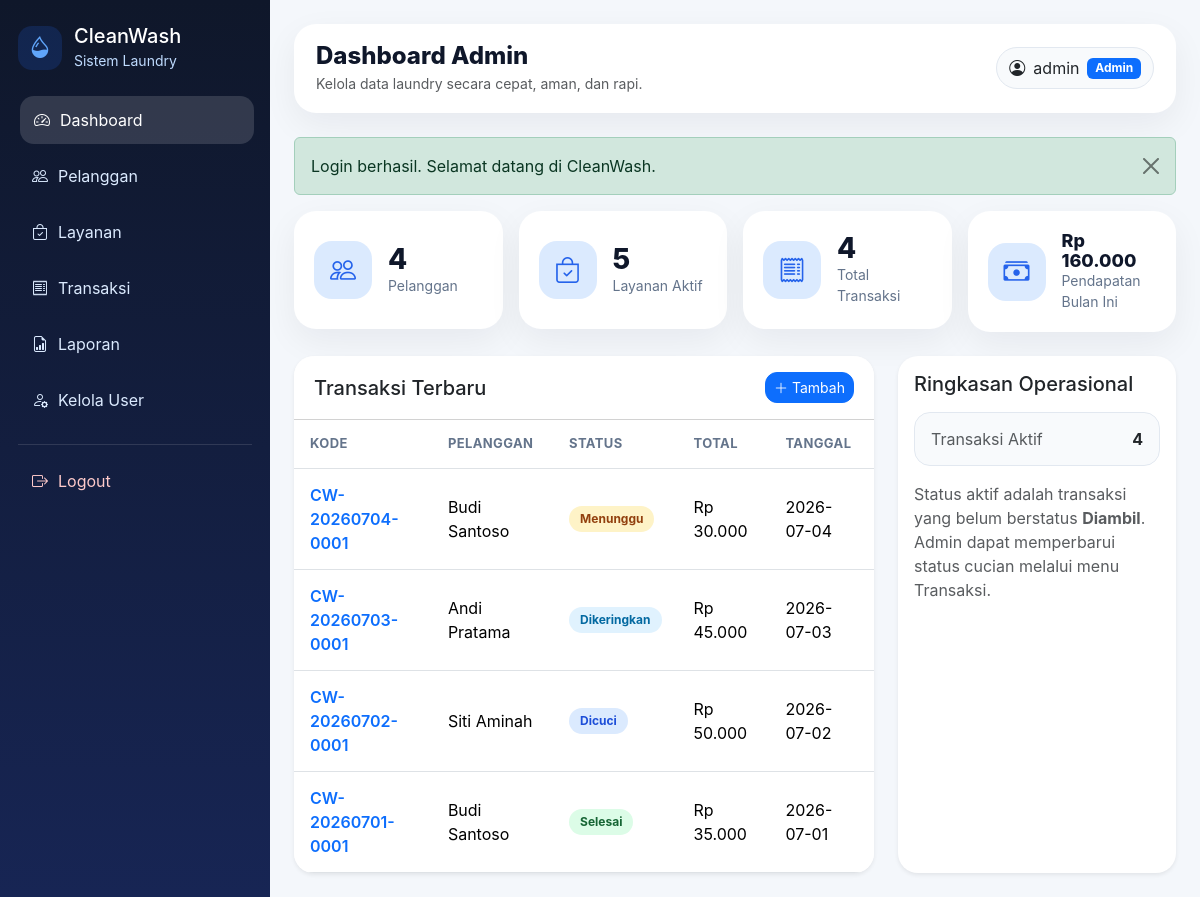
The page /index.php?page=admin/dashboard (signed in) on the database its author committed.
### tables this page shows
CREATE TABLE `transaksi` (
  `id` int(11) NOT NULL,
  `kode_transaksi` varchar(30) NOT NULL,
  `pelanggan_id` int(11) NOT NULL,
  `tanggal_masuk` date NOT NULL,
  `tanggal_selesai_est` date NOT NULL,
  `status` enum('Menunggu','Dicuci','Dikeringkan','Disetrika','Selesai','Diambil') NOT NULL DEFAULT 'Menunggu',
  `total_harga` decimal(12,2) NOT NULL DEFAULT 0.00,
  `created_at` timestamp NOT NULL DEFAULT current_timestamp(),
  `updated_at` timestamp NOT NULL DEFAULT current_timestamp() ON UPDATE current_timestamp()
);

CREATE TABLE `pelanggan` (
  `id` int(11) NOT NULL,
  `user_id` int(11) NOT NULL,
  `nama` varchar(100) NOT NULL,
  `no_hp` varchar(20) NOT NULL,
  `alamat` text NOT NULL,
  `created_at` timestamp NOT NULL DEFAULT current_timestamp(),
  `updated_at` timestamp NOT NULL DEFAULT current_timestamp() ON UPDATE current_timestamp()
);

### controllers/BaseController.php (called while the page is built, shortened)
<?php
abstract class BaseController
{
    protected function view(string $view, array $data = []): void
    {
        extract($data);
        $viewFile = __DIR__ . '/../views/' . $view . '.php';
        require __DIR__ . '/../views/layouts/header.php';
        require $viewFile;
        require __DIR__ . '/../views/layouts/footer.php';
    }
}

### controllers/AdminController.php (called while the page is built, shortened)
<?php
class AdminController extends BaseController
{
    public function dashboard(): void
    {
        $pelangganModel = new Pelanggan($this->db);
        $layananModel = new Layanan($this->db);
        $transaksiModel = new Transaksi($this->db);
        $this->view('admin/dashboard', [
            'title' => 'Dashboard Admin',
            'totalPelanggan' => $pelangganModel->countAll(),
            'totalLayanan' => $layananModel->countAll(),
            'totalTransaksi' => $transaksiModel->countAll(),
            'transaksiAktif' => $transaksiModel->countActive(),
            'pendapatanBulanIni' => $transaksiModel->totalRevenueThisMonth(),
            'latest' => $transaksiModel->getLatest(5),
        ]);
    }
}

### index.php (called while the page is built, shortened)
<?php
require_once __DIR__ . '/config/helpers.php';
require_once __DIR__ . '/models/Transaksi.php';
require_once __DIR__ . '/controllers/BaseController.php';
require_once __DIR__ . '/controllers/AdminController.php';
try {
    $db = (new Database())->getConnection();
    $userModel = new User($db);
    $auth = new Auth($userModel);
    $page = $_GET['page'] ?? 'login';
    match ($page) {
        'login' => (new AuthController($db, $auth))->login(),
        'register' => (new AuthController($db, $auth))->register(),
        'logout' => (new AuthController($db, $auth))->logout(),
        'admin/dashboard' => (new AdminController($db, $auth))->dashboard(),
        'admin/pelanggan' => (new PelangganController($db, $auth))->index(),
        'admin/pelanggan/create' => (new PelangganController($db, $auth))->create(),
        'admin/pelanggan/edit' => (new PelangganController($db, $auth))->edit(),
        'admin/pelanggan/delete' => (new PelangganController($db, $auth))->delete(),
        'admin/layanan' => (new LayananController($db, $auth))->index(),
        'admin/layanan/create' => (new LayananController($db, $auth))->create(),
        'admin/layanan/edit' => (new LayananController($db, $auth))->edit(),
        'admin/layanan/delete' => (new LayananController($db, $auth))->delete(),
        'admin/transaksi' => (new TransaksiController($db, $auth))->index(),
        'admin/transaksi/create' => (new TransaksiController($db, $auth))->create(),
        'admin/transaksi/edit' => (new TransaksiController($db, $auth))->edit(),
        'admin/transaksi/detail' => (new TransaksiController($db, $auth))->detail(),
        'admin/transaksi/status' => (new TransaksiController($db, $auth))->updateStatus(),
        'admin/transaksi/delete' => (new TransaksiController($db, $auth))->delete(),
        'admin/laporan' => (new LaporanController($db, $auth))->index(),
        'admin/users' => (new UserController($db, $auth))->index(),
        'admin/users/role' => (new UserController($db, $auth))->updateRole(),
        'pelanggan/dashboard' => (new CustomerController($db, $auth))->dashboard(),
        'pelanggan/status' => (new CustomerController($db, $auth))->status(),
        'pelanggan/riwayat' => (new CustomerController($db, $auth))->riwayat(),
        'pelanggan/profil' => (new CustomerController($db, $auth))->profil(),
        default => redirect($auth->check() ? ($_SESSION['user']['role'] === 'admin' ? 'admin/dashboard' : 'pelanggan/dashboard') : 'login'),
    };
} catch (Throwable $e) {
    http_response_code(500);
    $message = e($e->getMessage());
    ?>
    <!doctype html>
    <html lang="id">
    <head>
        <meta charset="utf-8">
        <meta name="viewport" content="width=device-width, initial-scale=1">
        <title>Kesalahan Aplikasi - CleanWash</title>
        <link href="https://cdn.jsdelivr.net/npm/bootstrap@5.3.3/dist/css/bootstrap.min.css" rel="stylesheet">
        <link href="assets/css/style.css" rel="stylesheet">
    </head>
    <body class="bg-light">
        <div class="container py-5">
            <div class="row justify-content-center">
                <div class="col-lg-7">
                    <div class="card border-0 shadow-sm">
                        <div class="card-body p-4 p-md-5">
                            <h3 class="fw-bold text-danger mb-3">Aplikasi belum bisa dijalankan</h3>
                            <p class="mb-3"><?= $message ?></p>
                            <div class="alert alert-info">
                                <strong>Solusi cepat:</strong> pastikan MySQL XAMPP aktif dan database <code>db_laundry</code> sudah dibuat dengan menjalankan script <code>database/laundry.sql</code> melalui CMD/Shell XAMPP.
                            </div>
                            <a href="README.md" class="btn btn-primary">Lihat README</a>
                        </div>
                    </div>
                </div>
            </div>
        </div>
    </body>
    </html>
    <?php
}

### models/Transaksi.php (called while the page is built, shortened)
<?php
class Transaksi
{
    private mysqli $db;
    public function __construct(mysqli $db)
    {
        $this->db = $db;
    }
    public function getLatest(int $limit = 5): array
    {
        $stmt = $this->db->prepare("SELECT t.*, p.nama AS nama_pelanggan
                                    FROM transaksi t
                                    JOIN pelanggan p ON t.pelanggan_id = p.id
                                    ORDER BY t.id DESC LIMIT ?");
        $stmt->bind_param('i', $limit);
        $stmt->execute();
        return $stmt->get_result()->fetch_all(MYSQLI_ASSOC);
    }
}

### views/admin/dashboard.php (the view, shortened to what this page needs)
<div class="row g-3 mb-4">
    <div class="col-md-6 col-xl-3">
        <div class="stat-card">
            <div class="stat-icon"><i class="bi bi-people"></i></div>
            <div><div class="stat-number"><?= e($totalPelanggan) ?></div><div class="stat-label">Pelanggan</div></div>
        </div>
    </div>
    <div class="col-md-6 col-xl-3">
        <div class="stat-card">
            <div class="stat-icon"><i class="bi bi-bag-check"></i></div>
            <div><div class="stat-number"><?= e($totalLayanan) ?></div><div class="stat-label">Layanan Aktif</div></div>
        </div>
    </div>
    <div class="col-md-6 col-xl-3">
        <div class="stat-card">
            <div class="stat-icon"><i class="bi bi-receipt"></i></div>
            <div><div class="stat-number"><?= e($totalTransaksi) ?></div><div class="stat-label">Total Transaksi</div></div>
        </div>
    </div>
    <div class="col-md-6 col-xl-3">
        <div class="stat-card">
            <div class="stat-icon"><i class="bi bi-cash-stack"></i></div>
            <div><div class="stat-number small-text"><?= rupiah($pendapatanBulanIni) ?></div><div class="stat-label">Pendapatan Bulan Ini</div></div>
        </div>
    </div>
</div>
<div class="row g-4">
    <div class="col-lg-8">
        <div class="card border-0 shadow-sm">
            <div class="card-header bg-white d-flex justify-content-between align-items-center">
                <h5 class="mb-0">Transaksi Terbaru</h5>
                <a href="index.php?page=admin/transaksi/create" class="btn btn-primary btn-sm"><i class="bi bi-plus-lg"></i> Tambah</a>
            </div>
            <div class="card-body p-0">
                <div class="table-responsive">
                    <table class="table align-middle mb-0">
                        <thead><tr><th>Kode</th><th>Pelanggan</th><th>Status</th><th>Total</th><th>Tanggal</th></tr></thead>
                        <tbody>
                        <?php foreach ($latest as $row): ?>
                            <tr>
                                <td><a href="index.php?page=admin/transaksi/detail&id=<?= e($row['id']) ?>" class="fw-semibold text-decoration-none"><?= e($row['kode_transaksi']) ?></a></td>
                                <td><?= e($row['nama_pelanggan']) ?></td>
                                <td><span class="badge status-badge status-<?= strtolower($row['status']) ?>"><?= e($row['status']) ?></span></td>
                                <td><?= rupiah($row['total_harga']) ?></td>
                                <td><?= e($row['tanggal_masuk']) ?></td>
                            </tr>
                        <?php endforeach; ?>
                        </tbody>
                    </table>
                </div>
            </div>
        </div>
    </div>
    <div class="col-lg-4">
        <div class="card border-0 shadow-sm h-100">
            <div class="card-body">
                <h5 class="mb-3">Ringkasan Operasional</h5>
                <div class="info-box mb-3">
                    <span class="text-muted">Transaksi Aktif</span>
                    <strong><?= e($transaksiAktif) ?></strong>
                </div>
                <p class="text-muted mb-0">Status aktif adalah transaksi yang belum berstatus <strong>Diambil</strong>. Admin dapat memperbarui status cucian melalui menu Transaksi.</p>
            </div>
        </div>
    </div>
</div>

### views/layouts/header.php (shortened to what this page needs)
<?php $user = $_SESSION['user'] ?? null; ?>
<!doctype html>
<html lang="id">
<head>
    <link href="https://cdn.jsdelivr.net/npm/bootstrap@5.3.3/dist/css/bootstrap.min.css" rel="stylesheet">
    <link href="https://cdn.jsdelivr.net/npm/bootstrap-icons@1.11.3/font/bootstrap-icons.min.css" rel="stylesheet">
    <link href="assets/css/style.css" rel="stylesheet">
</head>
<body>
<div class="app-wrapper">
    <aside class="sidebar">
        <div class="brand mb-4">
            <div class="brand-icon"><i class="bi bi-droplet-half"></i></div>
            <div>
                <h5 class="mb-0">CleanWash</h5>
                <small>Sistem Laundry</small>
            </div>
        </div>
        <?php if (($user['role'] ?? '') === 'admin'): ?>
            <a class="nav-link <?= current_page()==='admin/dashboard'?'active':'' ?>" href="index.php?page=admin/dashboard"><i class="bi bi-speedometer2"></i> Dashboard</a>
            <a class="nav-link <?= str_starts_with(current_page(),'admin/pelanggan')?'active':'' ?>" href="index.php?page=admin/pelanggan"><i class="bi bi-people"></i> Pelanggan</a>
            <a class="nav-link <?= str_starts_with(current_page(),'admin/layanan')?'active':'' ?>" href="index.php?page=admin/layanan"><i class="bi bi-bag-check"></i> Layanan</a>
            <a class="nav-link <?= str_starts_with(current_page(),'admin/transaksi')?'active':'' ?>" href="index.php?page=admin/transaksi"><i class="bi bi-receipt"></i> Transaksi</a>
            <a class="nav-link <?= str_starts_with(current_page(),'admin/laporan')?'active':'' ?>" href="index.php?page=admin/laporan"><i class="bi bi-file-earmark-bar-graph"></i> Laporan</a>
            <a class="nav-link <?= str_starts_with(current_page(),'admin/users')?'active':'' ?>" href="index.php?page=admin/users"><i class="bi bi-person-gear"></i> Kelola User</a>
        <?php endif; ?>
        <div class="sidebar-footer">
            <a class="nav-link logout" href="index.php?page=logout"><i class="bi bi-box-arrow-right"></i> Logout</a>
        </div>
    </aside>
    <main class="main-content">
        <nav class="topbar mb-4">
            <div>
                <h4 class="page-title mb-0"><?= e($title ?? 'CleanWash') ?></h4>
                <small class="text-muted">Kelola data laundry secara cepat, aman, dan rapi.</small>
            </div>
            <div class="user-chip">
                <i class="bi bi-person-circle"></i>
                <span><?= e($user['username'] ?? 'User') ?></span>
                <span class="badge text-bg-primary text-capitalize"><?= e($user['role'] ?? '') ?></span>
            </div>
        </nav>
        <?php flash(); ?>

### config/helpers.php (shortened to what this page needs)
<?php
function e(?string $value): string
{
    return htmlspecialchars((string)$value, ENT_QUOTES, 'UTF-8');
}
function rupiah($number): string
{
    return 'Rp ' . number_format((float)$number, 0, ',', '.');
}
function flash(): void
{
    if (!empty($_SESSION['flash'])) {
        $type = e($_SESSION['flash']['type']);
        $message = e($_SESSION['flash']['message']);
        echo "<div class=\"alert alert-{$type} alert-dismissible fade show\" role=\"alert\">{$message}<button type=\"button\" class=\"btn-close\" data-bs-dismiss=\"alert\" aria-label=\"Close\"></button></div>";
    }
}
function current_page(): string
{
    return $_GET['page'] ?? 'login';
}

### views/layouts/footer.php (shortened to what this page needs)
    </main>
</div>
</body>
</html>

### assets/css/style.css (style rules this page uses)
:root { --primary: #2563eb; --primary-dark: #1e40af; --bg-soft: #f4f7fb; --sidebar: #0f172a; --text-muted: #64748b; }
* { box-sizing: border-box; }
body { background: var(--bg-soft); font-family: Inter, system-ui, -apple-system, BlinkMacSystemFont, "Segoe UI", sans-serif; }
.app-wrapper { min-height: 100vh; display: flex; }
.sidebar { width: 270px; min-height: 100vh; background: linear-gradient(180deg, #0f172a, #172554); color: #fff; padding: 24px 18px; position: fixed; left: 0; top: 0; bottom: 0; overflow-y: auto; }
.main-content { margin-left: 270px; width: calc(100% - 270px); padding: 24px; }
.brand { display: flex; align-items: center; gap: 12px; }
.brand small { color: #bfdbfe; }
.brand-icon { width: 44px; height: 44px; border-radius: 14px; background: rgba(37, 99, 235, .18); display: grid; place-items: center; color: #60a5fa; font-size: 22px; }
.sidebar .nav-link { color: #dbeafe; padding: 12px 14px; border-radius: 14px; margin-bottom: 8px; display: flex; align-items: center; gap: 10px; transition: .2s; }
.sidebar .nav-link:hover, .sidebar .nav-link.active { background: rgba(255,255,255,.14); color: #fff; transform: translateX(2px); }
.sidebar-footer { border-top: 1px solid rgba(255,255,255,.12); padding-top: 12px; margin-top: 20px; }
.sidebar .logout { color: #fecaca; }
.topbar { background: #fff; border-radius: 22px; padding: 18px 22px; box-shadow: 0 12px 35px rgba(15,23,42,.06); display: flex; justify-content: space-between; align-items: center; gap: 16px; }
.page-title { font-weight: 800; color: #0f172a; }
.user-chip { background: #f8fafc; border: 1px solid #e2e8f0; border-radius: 999px; padding: 8px 12px; display: flex; align-items: center; gap: 8px; }
.card { border-radius: 20px; overflow: hidden; }
.card-header { padding: 16px 20px; }
.table thead th { font-size: 13px; text-transform: uppercase; letter-spacing: .03em; color: #64748b; }
.table td, .table th { padding: 14px 16px; }
.btn { border-radius: 12px; }
.stat-card { background: #fff; border-radius: 22px; padding: 20px; display: flex; gap: 16px; align-items: center; box-shadow: 0 12px 35px rgba(15,23,42,.06); min-height: 118px; }
.stat-icon { width: 58px; height: 58px; border-radius: 18px; background: #dbeafe; color: var(--primary); display: grid; place-items: center; font-size: 26px; flex-shrink: 0; }
.stat-number { font-size: 28px; font-weight: 800; color: #0f172a; line-height: 1.1; }
.stat-number.small-text { font-size: 18px; }
.stat-label { color: var(--text-muted); font-size: 14px; }
.info-box { background: #f8fafc; border: 1px solid #e2e8f0; border-radius: 16px; padding: 14px 16px; display: flex; justify-content: space-between; align-items: center; }
.status-badge { border-radius: 999px; padding: 7px 11px; }
.status-menunggu { background: #fef3c7; color: #92400e; }
.status-dicuci { background: #dbeafe; color: #1d4ed8; }
.status-dikeringkan { background: #e0f2fe; color: #0369a1; }
.status-selesai { background: #dcfce7; color: #166534; }

### rows shown on the page
transaksi: kode_transaksi "CW-20260704-0001", pelanggan.nama "Budi Santoso", status "Menunggu", total_harga "Rp 30.000", tanggal_masuk "2026-07-04"
transaksi: kode_transaksi "CW-20260703-0001", pelanggan.nama "Andi Pratama", status "Dikeringkan", total_harga "Rp 45.000", tanggal_masuk "2026-07-03"
transaksi: kode_transaksi "CW-20260702-0001", pelanggan.nama "Siti Aminah", status "Dicuci", total_harga "Rp 50.000", tanggal_masuk "2026-07-02"
transaksi: kode_transaksi "CW-20260701-0001", pelanggan.nama "Budi Santoso", status "Selesai", total_harga "Rp 35.000", tanggal_masuk "2026-07-01"

### other values the page prints
$title "Dashboard Admin"
$user['username'] "admin"
$user['role'] "Admin"
$message "Login berhasil. Selamat datang di CleanWash."
$totalPelanggan "4"
$totalLayanan "5"
$totalTransaksi "4"
rupiah($pendapatanBulanIni) "Rp 160.000"
$transaksiAktif "4"
